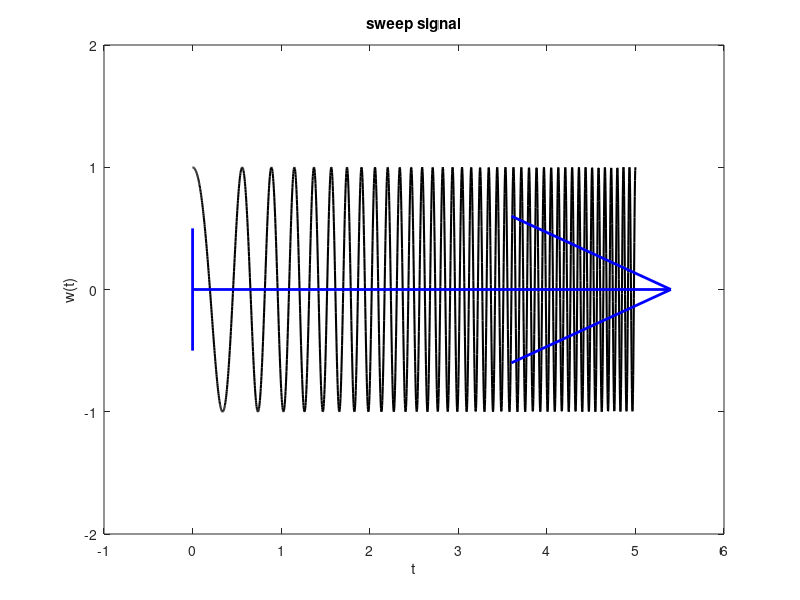

This chart was generated by the following MATLAB code: (Note: this script raises an error after producing the figure.)
% Created by Xi'ao Yu
%----------------------------------
% Draw sweep signal
clc;
close all
clear;
f1=1;
f2=15;
T=5;
dt=0.0025;
figure(1)
set(figure(1),'color','w')
t=0:dt:T;
wt=cos(2*pi*(f1*t+(f2-f1)*t.^2./(2*T)));
plot(t,wt,'LineWidth',1.5,'Color','k');
title('sweep signal');
hold on
line([0 0],[-1/2 1/2],'linewidth',2,'color','b');
quiver(0,0,T+1,0,'linewidth',2,'color','b');
ylim([-2 2])
xlim([-1 T+1])
xlabel('t');
ylabel('w(t)')
defaultAxes;

% ----------------------------------
% Obtain Klauder Wavelet from Self-Correlation：
[Rwt,lags]=xcorr(wt,wt,'normalized');
figure(2)
set(figure(2),'color','w')
lags=lags*dt;
plot(lags,Rwt,'LineWidth',1.5);
xlabel('t');
title('Klauder Wavelet')
defaultAxes;


% ----------------------------------
% Calculate the reflector series
% dt = 0.0025;
V=[8.3 7.8 8.6 7.3];
rho=[4.1 3.5 4.6 4.0];
h=[2 3 2];
tlen=2;
t0=0;


figure(3)
set(figure(3),'color','w')
[ tt, Amp ]=Reflector_Series(V,rho,h,t0,tlen,dt);
plot(tt,Amp,'LineWidth',2.2,'Color',[0.494 0.184 0.556])
defaultAxes;
xlabel('t');
ylabel('Amplitude');
hold on
line([0 tlen],[0 0],'LineWidth',2,'color',[0.85 0.325 0.098]);
ylim([-0.2 0.2])
title('Reflector Series')

%%
% ----------------------------------
% Convolution to obtain synthetic seismic records: st=wt*Amp
t=0:dt:T;
n=length(t)+length(tt)-1; %6+3-1=8
tu=0:dt:dt*(n-1);         
st=conv(wt,Amp);          %0-7长度为8
% st=custom_conv(wt,Amp);
figure(4)
set(figure(4),'color','w')
plot(tu,st,'LineWidth',2,'Color',[0.74118 0.71765 0.41961])
xlabel('t');
ylabel('Convolution S(t)');
title('合成地震记录S(t)');
defaultAxes;

%%
% ----------------------------------
% Deconvolution yields a Reflector series:
dst=deconv(st,wt);  % Deconvolution
figure(5)
set(figure(5),'color','w')
plot(tt,dst,'LineWidth',2.2,'Color',[0.11765 0.56471 1]);
xlabel('t');
ylabel('Amplitude of deconvolution')
defaultAxes;
hold on
line([0 tlen],[0 0],'LineWidth',2,'color',[0.85 0.325 0.098]);
title('Recovery of Reflector Series')



% ----------------------------------
% Recovering the Reflector series using Cross-Correlation 
% and comparing it with the previous one 
figure(6)
set(figure(6),'color','w')
plot(tt,dst,'LineWidth',2.2,'Color',[0.11765 0.56471 1]);
m=length(t)+length(tt)-1;
% Extend the array w(t) to be the same as S(t)
wt_Add=[];
for i=1:length(wt)
    wt_Add(i)=wt(i);
end
for j=length(wt):m
    wt_Add(j)=0;
end

[R_recover,lags_recover]=xcorr(st,wt_Add,'normalized');
lags_recover=lags_recover*dt;
R_recover=R_recover/3.8;    

xlim([0 tlen]);
    
hold on
plot(lags_recover,R_recover,'LineWidth',1,'Color',[0.7176 0.2745 1]);
xlabel('t');
ylabel('Amplitude')
title('Comparision of R(t) with S(t)');
legend('The reflector series R(t) of deconvolution', ...
    'Composited seismic records after Cross-correlation','Location','northwest')
defaultAxes;
